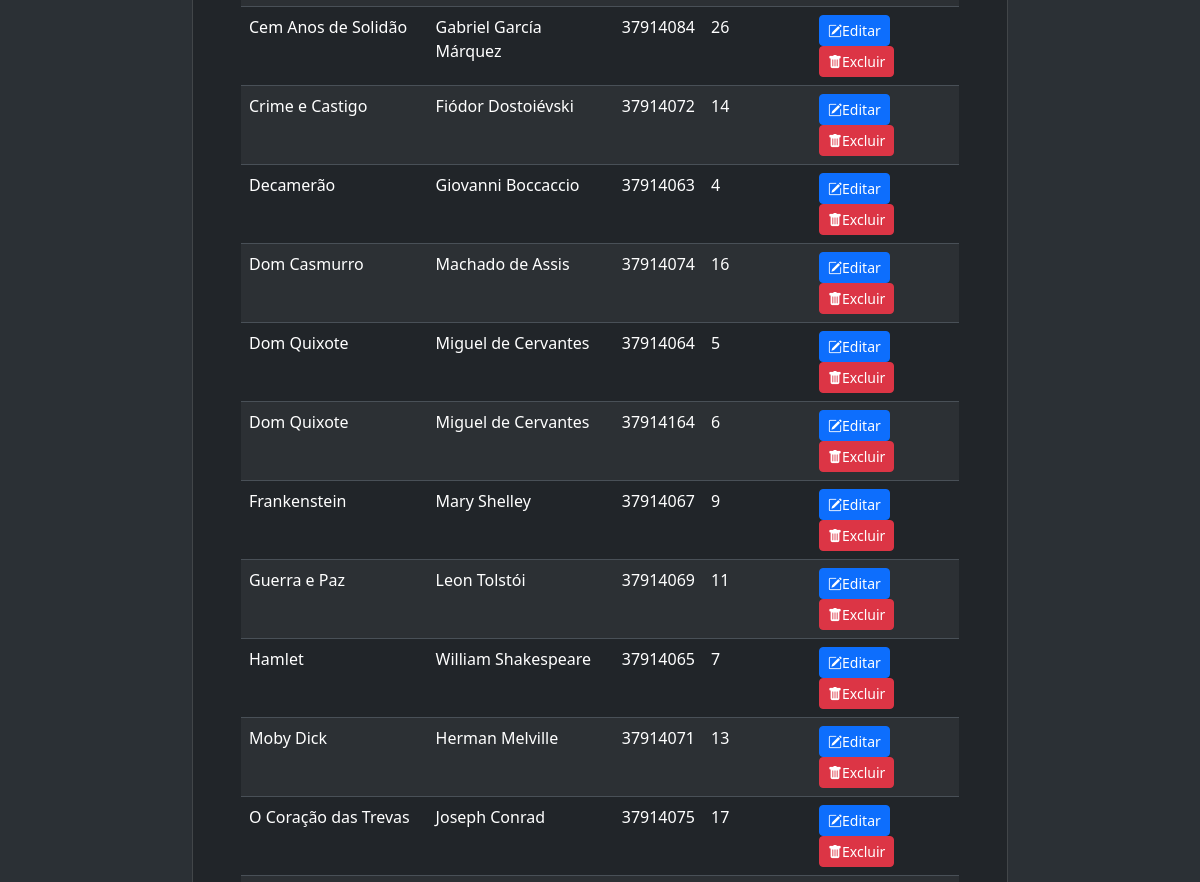
/books (signed in, middle part), run on an earlier commit of the app's database.
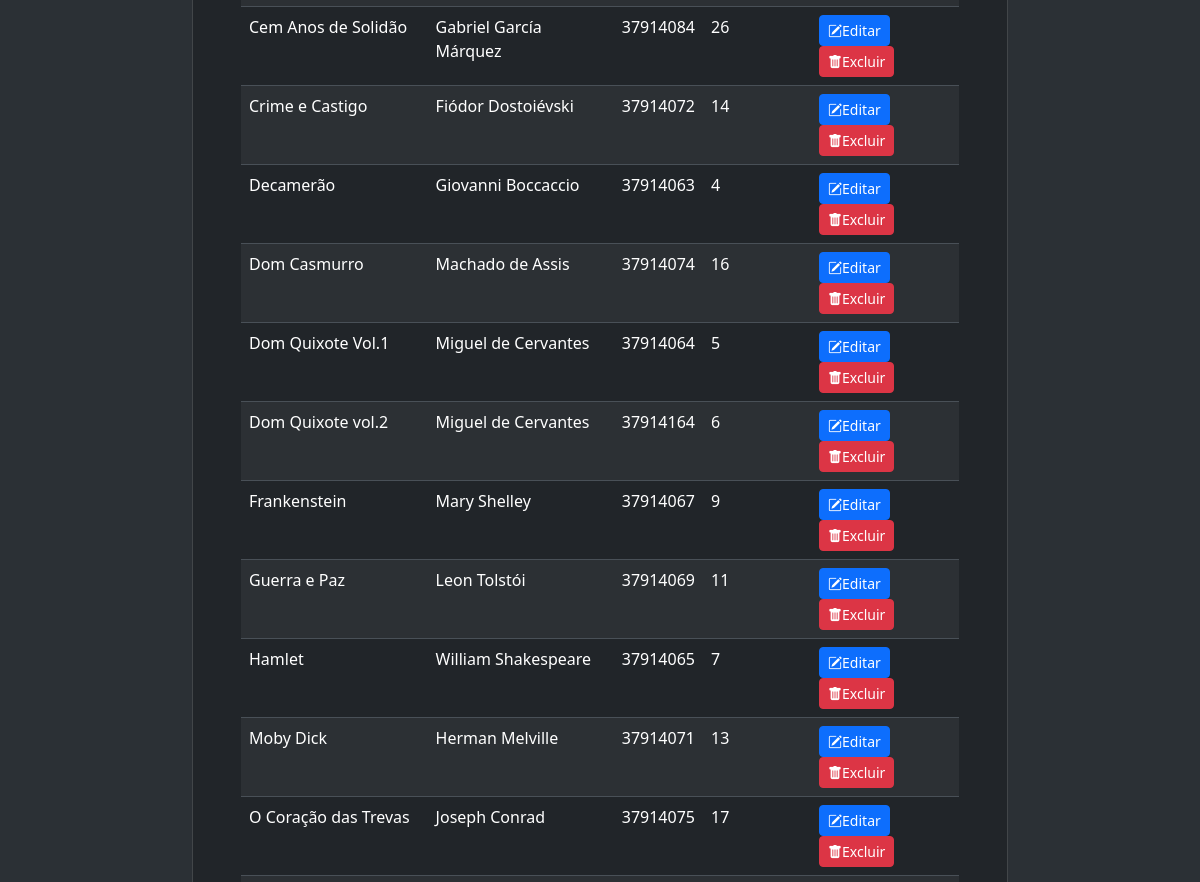
And on a later commit of the database.
### models/database.py (models this page shows, shortened)
class Livro (Tabular):
    __tablename__ = 'livro'
    id = Column(Integer, primary_key=True)
    titulo = Column(String(100), nullable=False)
    isbn = Column(String(25), unique=True, nullable=False)
    autor = Column(Text, nullable=False)
    editora = Column(String(100), nullable=False)
    edicao = Column(String(15), nullable=True)
    volume = Column(Integer, nullable=True)
    genero_literario = Column(String(100), nullable=False)
    numero_paginas = Column(Integer, nullable=False)
    ano_publicacao = Column(Integer, nullable=False)
    exemplares = Column(Integer, nullable=False)
    ativo = Column(Boolean, default=True)
    emprestimo = relationship('Emprestimo', back_populates='livro')

### controller/book_management.py (the view)
@blueprint.route("/books")
def list_books():
    if "user_id" not in session:
        flash("Para acessar o software faça login...", "warning")
        return redirect(url_for("user_authentication.login"))
    else:
        Connection = Session()
        livros = Connection.query(Livro).filter_by(ativo=True).order_by(Livro.titulo).all()
        Connection.close()
        return render_template("bookList.html", livros=livros)

### templates/bookList.html (shortened to what this page needs)
{% extends "layout.html" %}
{% block content %}
<div class="col-sm-10 col-lg-8 card p-5 my-5">
    <div class="table-responsive">
        <table class="table table-striped table-hover" id = 'tblListLivro'>
            <tbody>
                {% for livro in livros %}
                <tr data-livro = "{{ livro.titulo | lower }}">
                    <td>{{ livro.titulo }}</td>
                    <td>{{ livro.autor }}</td>
                    <td>{{ livro.isbn }}</td>
                    <td>{{ livro.exemplares }}</td>
                    <td>
                        <a href="{{ url_for('book_management.edit_book', isbn=livro.isbn) }}" class="btn btn-primary btn-sm bi bi-pencil-square">Editar</a>
                        <button type="button" class="btn btn-danger btn-sm bi bi-trash-fill" data-bs-toggle="modal" data-bs-target="#confirmDelete-{{ livro.isbn }}">Excluir</button>
                    </td>
                </tr>
                <div class="modal fade" id="confirmDelete-{{ livro.isbn }}" tabindex="-1" aria-hidden="true">
                {% else %}
                    <tr>
                        <td colspan="5" class="text-center">Nenhum livro cadastrado ainda...</td>
                    </tr>
                {% endfor %}
            </tbody>
        </table>
    </div>
</div>
{% endblock %}

What changed in the data, as far as the page shows it:
changed Livro: titulo "Dom Quixote" → "Dom Quixote Vol.1"
changed Livro: titulo "Dom Quixote" → "Dom Quixote vol.2"
